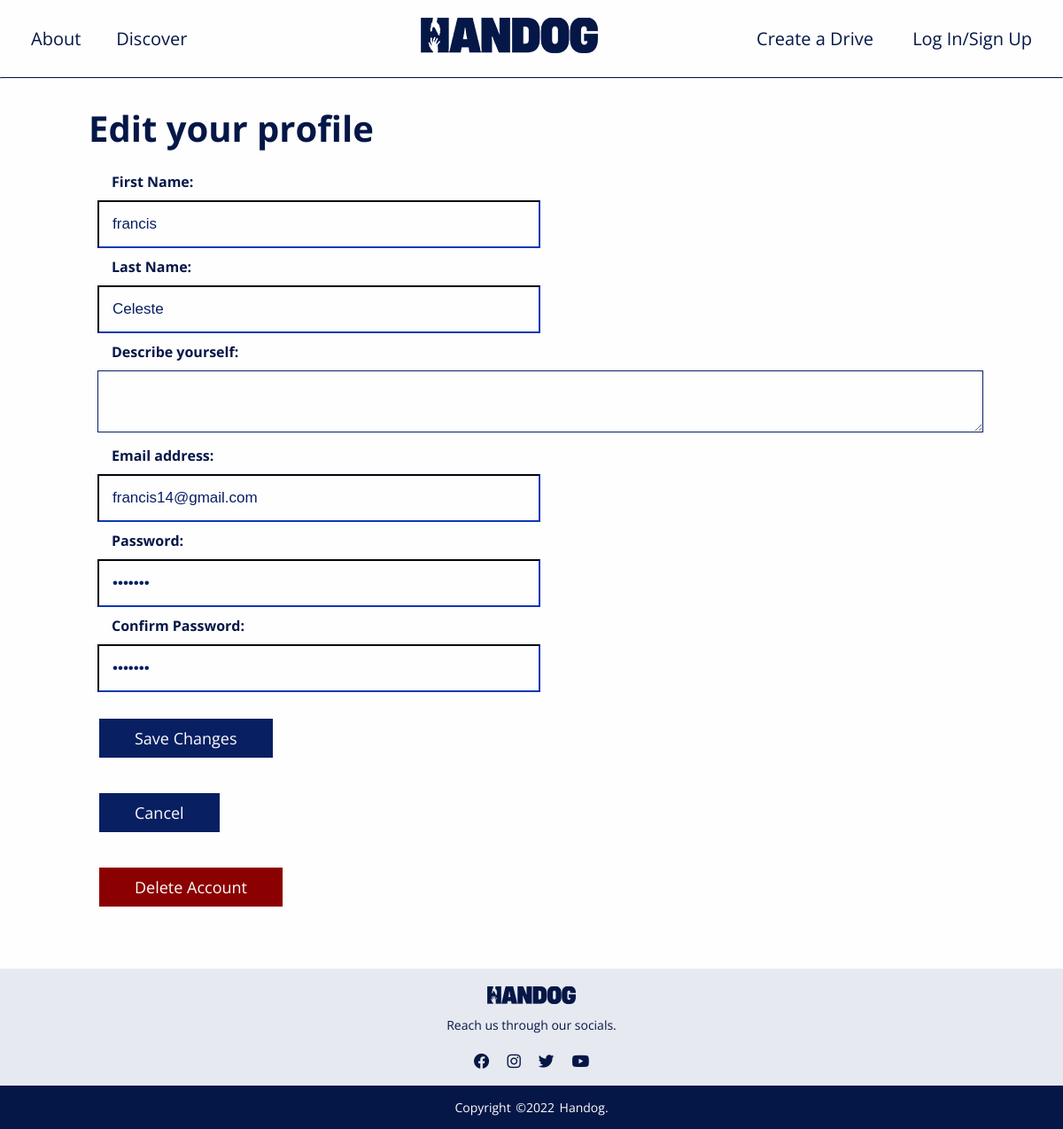
Screenshot of /editprofile.php?user_ID=6 with the database file from the repository.
### tables this page shows
CREATE TABLE `usertable` (
  `user_ID` int(11) NOT NULL,
  `first_name` varchar(50) NOT NULL,
  `last_name` varchar(50) NOT NULL,
  `user_email` varchar(50) NOT NULL,
  `user_pass` varchar(50) NOT NULL,
  `about_me` varchar(500) DEFAULT NULL
);

### editprofile.php (the view, shortened to what this page needs)
<?php
    include_once('header.php');
    require_once('connection.php');
    $user_ID = $_GET['user_ID'];
    $sql = "select * from usertable where user_ID=$user_ID";
    $result = mysqli_query($conn, $sql);
    $row = mysqli_fetch_assoc($result);
    $user_email = $row['user_email'];
    $first_name = $row['first_name'];
    $last_name = $row['last_name'];
    $about_me = $row['about_me'];
    $user_pass = $row['user_pass'];
    ?>
<div class="content">
    <h1>Edit your profile</h1>
</div>
<form action="edituserfunction.php?user_ID=<?php echo $user_ID ?>" method="post" class="createform">
    <br><label>First Name: </label><br>
    <input type="text" name="first_name" id="first_name" value="<?php echo $first_name;?>" required><br>
    <label>Last Name: </label><br>
    <input type="text" name="last_name" id="last_name" value="<?php echo $last_name;?>" required><br>
    <label>Describe yourself: </label><br>
    <textarea name="about_me"><?php echo $about_me ;?></textarea><br>
    <label>Email address: </label><br>
    <input type="email" name="user_email" id="user_email" value="<?php echo $user_email;?>" required><br>
    <label>Password: </label><br>
    <input type="password" name="user_pass" id="user_pass" value="<?php echo $user_pass;?>" required><br>
    <label>Confirm Password: </label><br>
    <input type="password" name="confirm_pass" id="confirm_pass" value="<?php echo $user_pass;?>" required><br>
    <button type="submit" class="button" name="editprofile">Save Changes</button>
</form>
<div style="margin-left: 110px">
    <?php
        echo '<button class="button" name="cancel" onclick="window.location.href=\'account.php?cancel\'">Cancel</button><br>';
    ?>
    <button class="button" name="deleteuser" style="background-color: darkred" onclick="window.location.href='deleteuser.php?delete_ID=<?php echo $user_ID ?> '; return confirm('This drive is about to be deleted!')">Delete Account</button>
</div>
<?php include_once('footer.php')?>

### stylesheet.css (style rules this page uses)
* { box-sizing: border-box; }
.createform { margin-left: 110px; }
.createform input { width: 500px; background-color: #fefefe; color:#081f62; padding: 15px; margin: 10px auto; font-size: 17px; border-color: #081f62; }
.createform label { color: #051747; font-weight: bolder; margin-left: 16px; }
.createform textarea { width: 1000px; background-color: #fefefe; color:#081f62; padding: 15px; margin: 10px auto; font-size: 17px; border-color: #081f62; max-height: 200px; resize: vertical; }
.content { padding-top: 30px; margin-left: 100px; margin-right: 200px; font-family: 'Open Sans', sans-serif; }
.content h1 { color: #051747; line-height: 0%; font-size: 40px; font-weight: 700; }
.button { border: none; color: #fefefe; padding: 10px 40px; text-align: center; text-decoration: none; display: inline-block; font-family: 'Open Sans', sans-serif; font-weight: 400; font-size: 18px; margin: 20px 2px; cursor: pointer; background-color: #081f62; }
body { font-family: 'Open Sans', sans-serif; margin:0; background-color: #fefefe; }
.accesstabs .tabs input[type=email]::placeholder, input[type=password]::placeholder, input[type=text]::placeholder { color: #535f80; opacity: 1; }

### rows the page displays
usertable: first_name "francis", last_name "Celeste", user_email "francis14@gmail.com"
